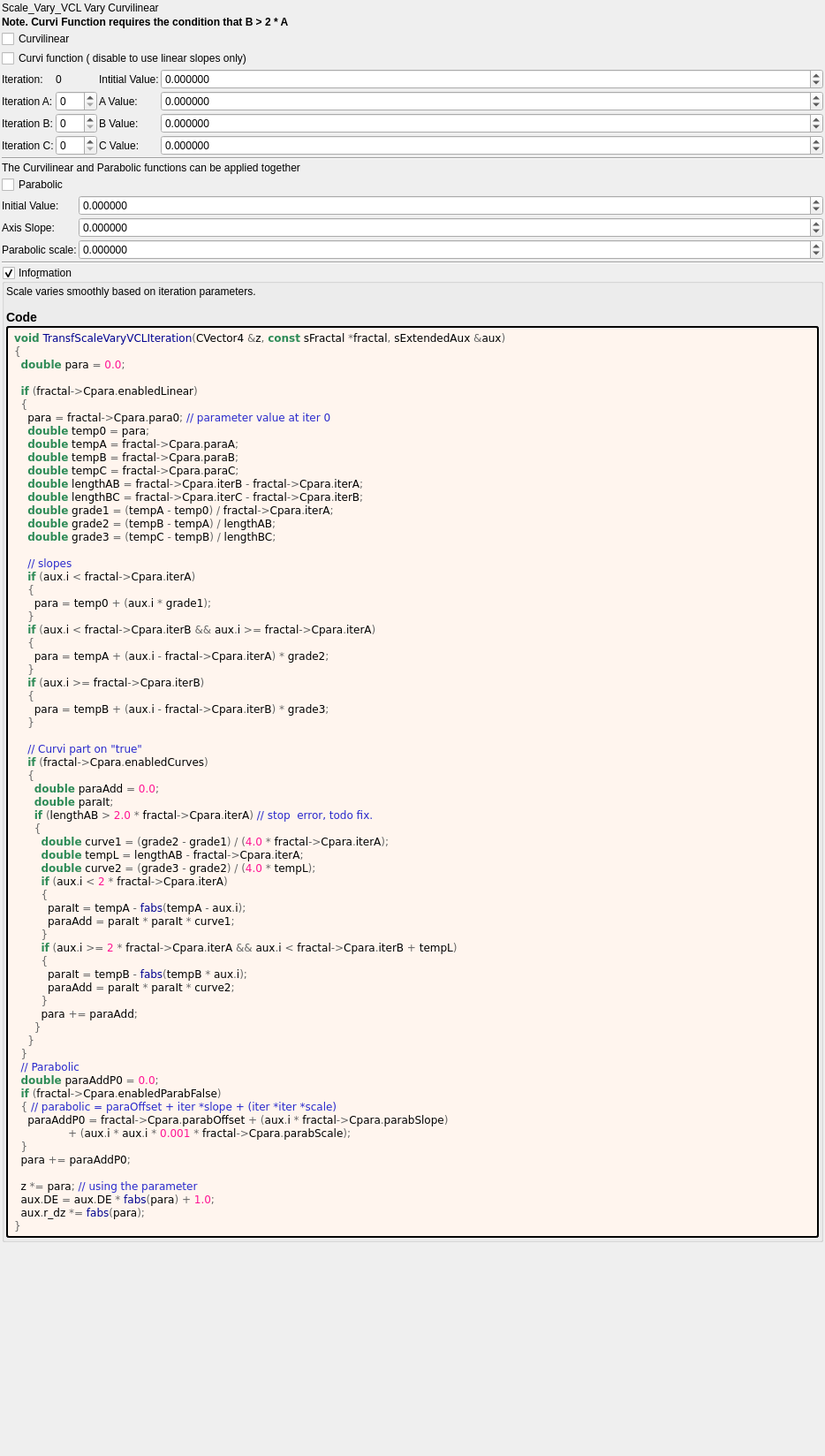
<?xml version="1.0" encoding="UTF-8"?>
<ui version="4.0">
 <class>Form</class>
 <widget class="QWidget" name="Form">
  <property name="geometry">
   <rect>
    <x>0</x>
    <y>0</y>
    <width>934</width>
    <height>1648</height>
   </rect>
  </property>
  <property name="windowTitle">
   <string notr="true">transf_scale_vary_vcl</string>
  </property>
  <layout class="QVBoxLayout" name="verticalLayout">
   <property name="spacing">
    <number>2</number>
   </property>
   <property name="leftMargin">
    <number>2</number>
   </property>
   <property name="topMargin">
    <number>2</number>
   </property>
   <property name="rightMargin">
    <number>2</number>
   </property>
   <property name="bottomMargin">
    <number>2</number>
   </property>
   <item>
    <widget class="QLabel" name="label_93">
     <property name="text">
      <string>Scale_Vary_VCL Vary Curvilinear</string>
     </property>
    </widget>
   </item>
   <item>
    <widget class="QLabel" name="label_99">
     <property name="font">
      <font>
       <weight>75</weight>
       <bold>true</bold>
      </font>
     </property>
     <property name="text">
      <string>Note. Curvi Function requires the condition that B &gt; 2 * A</string>
     </property>
     <property name="wordWrap">
      <bool>true</bool>
     </property>
    </widget>
   </item>
   <item>
    <layout class="QGridLayout" name="gridLayout_36" columnstretch="0,0,0,1">
     <property name="spacing">
      <number>2</number>
     </property>
     <item row="5" column="2">
      <widget class="QLabel" name="label_95">
       <property name="text">
        <string>B Value:</string>
       </property>
      </widget>
     </item>
     <item row="3" column="2">
      <widget class="QLabel" name="label_94">
       <property name="text">
        <string>Intitial Value:</string>
       </property>
      </widget>
     </item>
     <item row="6" column="1">
      <widget class="MySpinBox" name="spinboxInt_Cpara_iterC">
       <property name="sizePolicy">
        <sizepolicy hsizetype="Minimum" vsizetype="Maximum">
         <horstretch>0</horstretch>
         <verstretch>0</verstretch>
        </sizepolicy>
       </property>
       <property name="maximum">
        <number>999</number>
       </property>
      </widget>
     </item>
     <item row="3" column="3">
      <widget class="MyDoubleSpinBox" name="spinbox_Cpara_para0">
       <property name="sizePolicy">
        <sizepolicy hsizetype="Minimum" vsizetype="Maximum">
         <horstretch>0</horstretch>
         <verstretch>0</verstretch>
        </sizepolicy>
       </property>
       <property name="prefix">
        <string/>
       </property>
       <property name="suffix">
        <string/>
       </property>
       <property name="decimals">
        <number>6</number>
       </property>
       <property name="minimum">
        <double>-99.000000000000000</double>
       </property>
       <property name="maximum">
        <double>99.000000000000000</double>
       </property>
       <property name="singleStep">
        <double>0.100000000000000</double>
       </property>
      </widget>
     </item>
     <item row="5" column="3">
      <widget class="MyDoubleSpinBox" name="spinbox_Cpara_paraB">
       <property name="sizePolicy">
        <sizepolicy hsizetype="Minimum" vsizetype="Maximum">
         <horstretch>0</horstretch>
         <verstretch>0</verstretch>
        </sizepolicy>
       </property>
       <property name="prefix">
        <string/>
       </property>
       <property name="suffix">
        <string/>
       </property>
       <property name="decimals">
        <number>6</number>
       </property>
       <property name="minimum">
        <double>-99.000000000000000</double>
       </property>
       <property name="maximum">
        <double>99.000000000000000</double>
       </property>
       <property name="singleStep">
        <double>0.100000000000000</double>
       </property>
      </widget>
     </item>
     <item row="4" column="2">
      <widget class="QLabel" name="label_92">
       <property name="text">
        <string>A Value:</string>
       </property>
      </widget>
     </item>
     <item row="4" column="3">
      <widget class="MyDoubleSpinBox" name="spinbox_Cpara_paraA">
       <property name="sizePolicy">
        <sizepolicy hsizetype="Minimum" vsizetype="Maximum">
         <horstretch>0</horstretch>
         <verstretch>0</verstretch>
        </sizepolicy>
       </property>
       <property name="prefix">
        <string/>
       </property>
       <property name="suffix">
        <string/>
       </property>
       <property name="decimals">
        <number>6</number>
       </property>
       <property name="minimum">
        <double>-99.000000000000000</double>
       </property>
       <property name="maximum">
        <double>99.000000000000000</double>
       </property>
       <property name="singleStep">
        <double>0.100000000000000</double>
       </property>
      </widget>
     </item>
     <item row="5" column="1">
      <widget class="MySpinBox" name="spinboxInt_Cpara_iterB">
       <property name="sizePolicy">
        <sizepolicy hsizetype="Minimum" vsizetype="Maximum">
         <horstretch>0</horstretch>
         <verstretch>0</verstretch>
        </sizepolicy>
       </property>
       <property name="maximum">
        <number>999</number>
       </property>
      </widget>
     </item>
     <item row="3" column="0">
      <widget class="QLabel" name="label_171">
       <property name="text">
        <string>Iteration:</string>
       </property>
      </widget>
     </item>
     <item row="5" column="0">
      <widget class="QLabel" name="label_173">
       <property name="text">
        <string>Iteration B:</string>
       </property>
      </widget>
     </item>
     <item row="4" column="0">
      <widget class="QLabel" name="label_172">
       <property name="text">
        <string>Iteration A:</string>
       </property>
      </widget>
     </item>
     <item row="6" column="0">
      <widget class="QLabel" name="label_175">
       <property name="text">
        <string>Iteration C:</string>
       </property>
      </widget>
     </item>
     <item row="6" column="2">
      <widget class="QLabel" name="label_96">
       <property name="text">
        <string>C Value:</string>
       </property>
      </widget>
     </item>
     <item row="3" column="1">
      <widget class="QLabel" name="label_174">
       <property name="text">
        <string notr="true">0</string>
       </property>
      </widget>
     </item>
     <item row="4" column="1">
      <widget class="MySpinBox" name="spinboxInt_Cpara_iterA">
       <property name="sizePolicy">
        <sizepolicy hsizetype="Minimum" vsizetype="Maximum">
         <horstretch>0</horstretch>
         <verstretch>0</verstretch>
        </sizepolicy>
       </property>
       <property name="maximum">
        <number>999</number>
       </property>
      </widget>
     </item>
     <item row="6" column="3">
      <widget class="MyDoubleSpinBox" name="spinbox_Cpara_paraC">
       <property name="sizePolicy">
        <sizepolicy hsizetype="Minimum" vsizetype="Maximum">
         <horstretch>0</horstretch>
         <verstretch>0</verstretch>
        </sizepolicy>
       </property>
       <property name="prefix">
        <string/>
       </property>
       <property name="suffix">
        <string/>
       </property>
       <property name="decimals">
        <number>6</number>
       </property>
       <property name="minimum">
        <double>-99.000000000000000</double>
       </property>
       <property name="maximum">
        <double>99.000000000000000</double>
       </property>
       <property name="singleStep">
        <double>0.100000000000000</double>
       </property>
      </widget>
     </item>
     <item row="2" column="0" colspan="4">
      <widget class="QCheckBox" name="checkBox_Cpara_enabledCurves">
       <property name="text">
        <string>Curvi function ( disable to use linear slopes only)</string>
       </property>
      </widget>
     </item>
     <item row="1" column="0" colspan="4">
      <widget class="QCheckBox" name="checkBox_Cpara_enabledLinear">
       <property name="text">
        <string>Curvilinear</string>
       </property>
      </widget>
     </item>
    </layout>
   </item>
   <item>
    <widget class="Line" name="line_2">
     <property name="orientation">
      <enum>Qt::Horizontal</enum>
     </property>
    </widget>
   </item>
   <item>
    <widget class="QLabel" name="label_97">
     <property name="text">
      <string>The Curvilinear and Parabolic functions can be applied together</string>
     </property>
     <property name="wordWrap">
      <bool>true</bool>
     </property>
    </widget>
   </item>
   <item>
    <layout class="QGridLayout" name="gridLayout_37" columnstretch="0,1">
     <property name="spacing">
      <number>2</number>
     </property>
     <item row="0" column="0">
      <widget class="QCheckBox" name="checkBox_Cpara_enabledParab_false">
       <property name="text">
        <string>Parabolic</string>
       </property>
      </widget>
     </item>
     <item row="2" column="1">
      <widget class="MyDoubleSpinBox" name="spinbox_Cpara_parab_slope">
       <property name="sizePolicy">
        <sizepolicy hsizetype="Minimum" vsizetype="Maximum">
         <horstretch>0</horstretch>
         <verstretch>0</verstretch>
        </sizepolicy>
       </property>
       <property name="prefix">
        <string/>
       </property>
       <property name="suffix">
        <string/>
       </property>
       <property name="decimals">
        <number>6</number>
       </property>
       <property name="minimum">
        <double>-99.000000000000000</double>
       </property>
       <property name="maximum">
        <double>99.000000000000000</double>
       </property>
       <property name="singleStep">
        <double>0.100000000000000</double>
       </property>
      </widget>
     </item>
     <item row="3" column="0">
      <widget class="QLabel" name="label_98">
       <property name="text">
        <string>Parabolic scale:</string>
       </property>
      </widget>
     </item>
     <item row="3" column="1">
      <widget class="MyDoubleSpinBox" name="spinbox_Cpara_parab_scale">
       <property name="sizePolicy">
        <sizepolicy hsizetype="Minimum" vsizetype="Maximum">
         <horstretch>0</horstretch>
         <verstretch>0</verstretch>
        </sizepolicy>
       </property>
       <property name="prefix">
        <string/>
       </property>
       <property name="suffix">
        <string/>
       </property>
       <property name="decimals">
        <number>6</number>
       </property>
       <property name="minimum">
        <double>-9999.000000000000000</double>
       </property>
       <property name="maximum">
        <double>9999.000000000000000</double>
       </property>
       <property name="singleStep">
        <double>0.100000000000000</double>
       </property>
      </widget>
     </item>
     <item row="2" column="0">
      <widget class="QLabel" name="label_101">
       <property name="text">
        <string>Axis Slope:</string>
       </property>
      </widget>
     </item>
     <item row="1" column="1">
      <widget class="MyDoubleSpinBox" name="spinbox_Cpara_parab_offset">
       <property name="sizePolicy">
        <sizepolicy hsizetype="Minimum" vsizetype="Maximum">
         <horstretch>0</horstretch>
         <verstretch>0</verstretch>
        </sizepolicy>
       </property>
       <property name="prefix">
        <string/>
       </property>
       <property name="suffix">
        <string/>
       </property>
       <property name="decimals">
        <number>6</number>
       </property>
       <property name="minimum">
        <double>-99.000000000000000</double>
       </property>
       <property name="maximum">
        <double>99.000000000000000</double>
       </property>
       <property name="singleStep">
        <double>0.100000000000000</double>
       </property>
      </widget>
     </item>
     <item row="1" column="0">
      <widget class="QLabel" name="label_100">
       <property name="text">
        <string>Initial Value:</string>
       </property>
      </widget>
     </item>
    </layout>
   </item>
   <item>
    <widget class="Line" name="line">
     <property name="orientation">
      <enum>Qt::Horizontal</enum>
     </property>
    </widget>
   </item>
   <item>
    <widget class="MyGroupBox" name="groupCheck_info">
     <property name="title">
      <string>Info&amp;rmation</string>
     </property>
     <property name="flat">
      <bool>false</bool>
     </property>
     <property name="checkable">
      <bool>true</bool>
     </property>
     <layout class="QVBoxLayout" name="verticalLayout_2">
      <property name="spacing">
       <number>2</number>
      </property>
      <property name="leftMargin">
       <number>2</number>
      </property>
      <property name="topMargin">
       <number>2</number>
      </property>
      <property name="rightMargin">
       <number>2</number>
      </property>
      <property name="bottomMargin">
       <number>2</number>
      </property>
      <item>
       <widget class="QLabel" name="label_information_general">
        <property name="text">
         <string notr="true">&lt;p&gt;Scale varies smoothly based on iteration parameters.&lt;/p&gt;&lt;table&gt;
&lt;/table&gt;
&lt;h3&gt;Code&lt;/h3&gt;</string>
        </property>
        <property name="wordWrap">
         <bool>true</bool>
        </property>
        <property name="openExternalLinks">
         <bool>true</bool>
        </property>
        <property name="textInteractionFlags">
         <set>Qt::LinksAccessibleByMouse|Qt::TextSelectableByMouse</set>
        </property>
       </widget>
      </item>
      <item>
       <widget class="QLabel" name="label_code_content">
        <property name="styleSheet">
         <string notr="true">border-style: outset; border-width: 2px; border-radius: 3px; border-color: black; background-color: #fff5ee; padding: 4px;</string>
        </property>
        <property name="text">
         <string notr="true">&lt;body style=&quot;background-color:#fff5ee&quot;&gt;
&lt;pre style=&quot;color:#000000; background-color:#fff5ee;  font-family:'Courier New',monospace;&quot;&gt;&lt;span style=&quot;color:#2e8b57; font-weight:bold&quot;&gt;void&lt;/span&gt; &lt;span style=&quot;color:#00008f&quot;&gt;TransfScaleVaryVCLIteration&lt;/span&gt;&lt;span style=&quot;color:#676767&quot;&gt;(&lt;/span&gt;CVector4 &lt;span style=&quot;color:#676767&quot;&gt;&amp;amp;&lt;/span&gt;z&lt;span style=&quot;color:#676767&quot;&gt;,&lt;/span&gt; &lt;span style=&quot;color:#2e8b57; font-weight:bold&quot;&gt;const&lt;/span&gt; sFractal &lt;span style=&quot;color:#676767&quot;&gt;*&lt;/span&gt;fractal&lt;span style=&quot;color:#676767&quot;&gt;,&lt;/span&gt; sExtendedAux &lt;span style=&quot;color:#676767&quot;&gt;&amp;amp;&lt;/span&gt;aux&lt;span style=&quot;color:#676767&quot;&gt;)&lt;/span&gt;
&lt;span style=&quot;color:#676767&quot;&gt;{&lt;/span&gt;
  &lt;span style=&quot;color:#2e8b57; font-weight:bold&quot;&gt;double&lt;/span&gt; para &lt;span style=&quot;color:#676767&quot;&gt;=&lt;/span&gt; &lt;span style=&quot;color:#ff1493&quot;&gt;0.0&lt;/span&gt;&lt;span style=&quot;color:#676767&quot;&gt;;&lt;/span&gt;

  &lt;span style=&quot;color:#2e8b57; font-weight:bold&quot;&gt;if&lt;/span&gt; &lt;span style=&quot;color:#676767&quot;&gt;(&lt;/span&gt;fractal&lt;span style=&quot;color:#676767&quot;&gt;-&amp;gt;&lt;/span&gt;Cpara&lt;span style=&quot;color:#676767&quot;&gt;.&lt;/span&gt;enabledLinear&lt;span style=&quot;color:#676767&quot;&gt;)&lt;/span&gt;
  &lt;span style=&quot;color:#676767&quot;&gt;{&lt;/span&gt;
    para &lt;span style=&quot;color:#676767&quot;&gt;=&lt;/span&gt; fractal&lt;span style=&quot;color:#676767&quot;&gt;-&amp;gt;&lt;/span&gt;Cpara&lt;span style=&quot;color:#676767&quot;&gt;.&lt;/span&gt;para0&lt;span style=&quot;color:#676767&quot;&gt;;&lt;/span&gt; &lt;span style=&quot;color:#2929cc&quot;&gt;// parameter value at iter 0&lt;/span&gt;
    &lt;span style=&quot;color:#2e8b57; font-weight:bold&quot;&gt;double&lt;/span&gt; temp0 &lt;span style=&quot;color:#676767&quot;&gt;=&lt;/span&gt; para&lt;span style=&quot;color:#676767&quot;&gt;;&lt;/span&gt;
    &lt;span style=&quot;color:#2e8b57; font-weight:bold&quot;&gt;double&lt;/span&gt; tempA &lt;span style=&quot;color:#676767&quot;&gt;=&lt;/span&gt; fractal&lt;span style=&quot;color:#676767&quot;&gt;-&amp;gt;&lt;/span&gt;Cpara&lt;span style=&quot;color:#676767&quot;&gt;.&lt;/span&gt;paraA&lt;span style=&quot;color:#676767&quot;&gt;;&lt;/span&gt;
    &lt;span style=&quot;color:#2e8b57; font-weight:bold&quot;&gt;double&lt;/span&gt; tempB &lt;span style=&quot;color:#676767&quot;&gt;=&lt;/span&gt; fractal&lt;span style=&quot;color:#676767&quot;&gt;-&amp;gt;&lt;/span&gt;Cpara&lt;span style=&quot;color:#676767&quot;&gt;.&lt;/span&gt;paraB&lt;span style=&quot;color:#676767&quot;&gt;;&lt;/span&gt;
    &lt;span style=&quot;color:#2e8b57; font-weight:bold&quot;&gt;double&lt;/span&gt; tempC &lt;span style=&quot;color:#676767&quot;&gt;=&lt;/span&gt; fractal&lt;span style=&quot;color:#676767&quot;&gt;-&amp;gt;&lt;/span&gt;Cpara&lt;span style=&quot;color:#676767&quot;&gt;.&lt;/span&gt;paraC&lt;span style=&quot;color:#676767&quot;&gt;;&lt;/span&gt;
    &lt;span style=&quot;color:#2e8b57; font-weight:bold&quot;&gt;double&lt;/span&gt; lengthAB &lt;span style=&quot;color:#676767&quot;&gt;=&lt;/span&gt; fractal&lt;span style=&quot;color:#676767&quot;&gt;-&amp;gt;&lt;/span&gt;Cpara&lt;span style=&quot;color:#676767&quot;&gt;.&lt;/span&gt;iterB &lt;span style=&quot;color:#676767&quot;&gt;-&lt;/span&gt; fractal&lt;span style=&quot;color:#676767&quot;&gt;-&amp;gt;&lt;/span&gt;Cpara&lt;span style=&quot;color:#676767&quot;&gt;.&lt;/span&gt;iterA&lt;span style=&quot;color:#676767&quot;&gt;;&lt;/span&gt;
    &lt;span style=&quot;color:#2e8b57; font-weight:bold&quot;&gt;double&lt;/span&gt; lengthBC &lt;span style=&quot;color:#676767&quot;&gt;=&lt;/span&gt; fractal&lt;span style=&quot;color:#676767&quot;&gt;-&amp;gt;&lt;/span&gt;Cpara&lt;span style=&quot;color:#676767&quot;&gt;.&lt;/span&gt;iterC &lt;span style=&quot;color:#676767&quot;&gt;-&lt;/span&gt; fractal&lt;span style=&quot;color:#676767&quot;&gt;-&amp;gt;&lt;/span&gt;Cpara&lt;span style=&quot;color:#676767&quot;&gt;.&lt;/span&gt;iterB&lt;span style=&quot;color:#676767&quot;&gt;;&lt;/span&gt;
    &lt;span style=&quot;color:#2e8b57; font-weight:bold&quot;&gt;double&lt;/span&gt; grade1 &lt;span style=&quot;color:#676767&quot;&gt;= (&lt;/span&gt;tempA &lt;span style=&quot;color:#676767&quot;&gt;-&lt;/span&gt; temp0&lt;span style=&quot;color:#676767&quot;&gt;) /&lt;/span&gt; fractal&lt;span style=&quot;color:#676767&quot;&gt;-&amp;gt;&lt;/span&gt;Cpara&lt;span style=&quot;color:#676767&quot;&gt;.&lt;/span&gt;iterA&lt;span style=&quot;color:#676767&quot;&gt;;&lt;/span&gt;
    &lt;span style=&quot;color:#2e8b57; font-weight:bold&quot;&gt;double&lt;/span&gt; grade2 &lt;span style=&quot;color:#676767&quot;&gt;= (&lt;/span&gt;tempB &lt;span style=&quot;color:#676767&quot;&gt;-&lt;/span&gt; tempA&lt;span style=&quot;color:#676767&quot;&gt;) /&lt;/span&gt; lengthAB&lt;span style=&quot;color:#676767&quot;&gt;;&lt;/span&gt;
    &lt;span style=&quot;color:#2e8b57; font-weight:bold&quot;&gt;double&lt;/span&gt; grade3 &lt;span style=&quot;color:#676767&quot;&gt;= (&lt;/span&gt;tempC &lt;span style=&quot;color:#676767&quot;&gt;-&lt;/span&gt; tempB&lt;span style=&quot;color:#676767&quot;&gt;) /&lt;/span&gt; lengthBC&lt;span style=&quot;color:#676767&quot;&gt;;&lt;/span&gt;

    &lt;span style=&quot;color:#2929cc&quot;&gt;// slopes&lt;/span&gt;
    &lt;span style=&quot;color:#2e8b57; font-weight:bold&quot;&gt;if&lt;/span&gt; &lt;span style=&quot;color:#676767&quot;&gt;(&lt;/span&gt;aux&lt;span style=&quot;color:#676767&quot;&gt;.&lt;/span&gt;i &lt;span style=&quot;color:#676767&quot;&gt;&amp;lt;&lt;/span&gt; fractal&lt;span style=&quot;color:#676767&quot;&gt;-&amp;gt;&lt;/span&gt;Cpara&lt;span style=&quot;color:#676767&quot;&gt;.&lt;/span&gt;iterA&lt;span style=&quot;color:#676767&quot;&gt;)&lt;/span&gt;
    &lt;span style=&quot;color:#676767&quot;&gt;{&lt;/span&gt;
      para &lt;span style=&quot;color:#676767&quot;&gt;=&lt;/span&gt; temp0 &lt;span style=&quot;color:#676767&quot;&gt;+ (&lt;/span&gt;aux&lt;span style=&quot;color:#676767&quot;&gt;.&lt;/span&gt;i &lt;span style=&quot;color:#676767&quot;&gt;*&lt;/span&gt; grade1&lt;span style=&quot;color:#676767&quot;&gt;);&lt;/span&gt;
    &lt;span style=&quot;color:#676767&quot;&gt;}&lt;/span&gt;
    &lt;span style=&quot;color:#2e8b57; font-weight:bold&quot;&gt;if&lt;/span&gt; &lt;span style=&quot;color:#676767&quot;&gt;(&lt;/span&gt;aux&lt;span style=&quot;color:#676767&quot;&gt;.&lt;/span&gt;i &lt;span style=&quot;color:#676767&quot;&gt;&amp;lt;&lt;/span&gt; fractal&lt;span style=&quot;color:#676767&quot;&gt;-&amp;gt;&lt;/span&gt;Cpara&lt;span style=&quot;color:#676767&quot;&gt;.&lt;/span&gt;iterB &lt;span style=&quot;color:#676767&quot;&gt;&amp;amp;&amp;amp;&lt;/span&gt; aux&lt;span style=&quot;color:#676767&quot;&gt;.&lt;/span&gt;i &lt;span style=&quot;color:#676767&quot;&gt;&amp;gt;=&lt;/span&gt; fractal&lt;span style=&quot;color:#676767&quot;&gt;-&amp;gt;&lt;/span&gt;Cpara&lt;span style=&quot;color:#676767&quot;&gt;.&lt;/span&gt;iterA&lt;span style=&quot;color:#676767&quot;&gt;)&lt;/span&gt;
    &lt;span style=&quot;color:#676767&quot;&gt;{&lt;/span&gt;
      para &lt;span style=&quot;color:#676767&quot;&gt;=&lt;/span&gt; tempA &lt;span style=&quot;color:#676767&quot;&gt;+ (&lt;/span&gt;aux&lt;span style=&quot;color:#676767&quot;&gt;.&lt;/span&gt;i &lt;span style=&quot;color:#676767&quot;&gt;-&lt;/span&gt; fractal&lt;span style=&quot;color:#676767&quot;&gt;-&amp;gt;&lt;/span&gt;Cpara&lt;span style=&quot;color:#676767&quot;&gt;.&lt;/span&gt;iterA&lt;span style=&quot;color:#676767&quot;&gt;) *&lt;/span&gt; grade2&lt;span style=&quot;color:#676767&quot;&gt;;&lt;/span&gt;
    &lt;span style=&quot;color:#676767&quot;&gt;}&lt;/span&gt;
    &lt;span style=&quot;color:#2e8b57; font-weight:bold&quot;&gt;if&lt;/span&gt; &lt;span style=&quot;color:#676767&quot;&gt;(&lt;/span&gt;aux&lt;span style=&quot;color:#676767&quot;&gt;.&lt;/span&gt;i &lt;span style=&quot;color:#676767&quot;&gt;&amp;gt;=&lt;/span&gt; fractal&lt;span style=&quot;color:#676767&quot;&gt;-&amp;gt;&lt;/span&gt;Cpara&lt;span style=&quot;color:#676767&quot;&gt;.&lt;/span&gt;iterB&lt;span style=&quot;color:#676767&quot;&gt;)&lt;/span&gt;
    &lt;span style=&quot;color:#676767&quot;&gt;{&lt;/span&gt;
      para &lt;span style=&quot;color:#676767&quot;&gt;=&lt;/span&gt; tempB &lt;span style=&quot;color:#676767&quot;&gt;+ (&lt;/span&gt;aux&lt;span style=&quot;color:#676767&quot;&gt;.&lt;/span&gt;i &lt;span style=&quot;color:#676767&quot;&gt;-&lt;/span&gt; fractal&lt;span style=&quot;color:#676767&quot;&gt;-&amp;gt;&lt;/span&gt;Cpara&lt;span style=&quot;color:#676767&quot;&gt;.&lt;/span&gt;iterB&lt;span style=&quot;color:#676767&quot;&gt;) *&lt;/span&gt; grade3&lt;span style=&quot;color:#676767&quot;&gt;;&lt;/span&gt;
    &lt;span style=&quot;color:#676767&quot;&gt;}&lt;/span&gt;

    &lt;span style=&quot;color:#2929cc&quot;&gt;// Curvi part on &amp;quot;true&amp;quot;&lt;/span&gt;
    &lt;span style=&quot;color:#2e8b57; font-weight:bold&quot;&gt;if&lt;/span&gt; &lt;span style=&quot;color:#676767&quot;&gt;(&lt;/span&gt;fractal&lt;span style=&quot;color:#676767&quot;&gt;-&amp;gt;&lt;/span&gt;Cpara&lt;span style=&quot;color:#676767&quot;&gt;.&lt;/span&gt;enabledCurves&lt;span style=&quot;color:#676767&quot;&gt;)&lt;/span&gt;
    &lt;span style=&quot;color:#676767&quot;&gt;{&lt;/span&gt;
      &lt;span style=&quot;color:#2e8b57; font-weight:bold&quot;&gt;double&lt;/span&gt; paraAdd &lt;span style=&quot;color:#676767&quot;&gt;=&lt;/span&gt; &lt;span style=&quot;color:#ff1493&quot;&gt;0.0&lt;/span&gt;&lt;span style=&quot;color:#676767&quot;&gt;;&lt;/span&gt;
      &lt;span style=&quot;color:#2e8b57; font-weight:bold&quot;&gt;double&lt;/span&gt; paraIt&lt;span style=&quot;color:#676767&quot;&gt;;&lt;/span&gt;
      &lt;span style=&quot;color:#2e8b57; font-weight:bold&quot;&gt;if&lt;/span&gt; &lt;span style=&quot;color:#676767&quot;&gt;(&lt;/span&gt;lengthAB &lt;span style=&quot;color:#676767&quot;&gt;&amp;gt;&lt;/span&gt; &lt;span style=&quot;color:#ff1493&quot;&gt;2.0&lt;/span&gt; &lt;span style=&quot;color:#676767&quot;&gt;*&lt;/span&gt; fractal&lt;span style=&quot;color:#676767&quot;&gt;-&amp;gt;&lt;/span&gt;Cpara&lt;span style=&quot;color:#676767&quot;&gt;.&lt;/span&gt;iterA&lt;span style=&quot;color:#676767&quot;&gt;)&lt;/span&gt; &lt;span style=&quot;color:#2929cc&quot;&gt;// stop  error, todo fix.&lt;/span&gt;
      &lt;span style=&quot;color:#676767&quot;&gt;{&lt;/span&gt;
        &lt;span style=&quot;color:#2e8b57; font-weight:bold&quot;&gt;double&lt;/span&gt; curve1 &lt;span style=&quot;color:#676767&quot;&gt;= (&lt;/span&gt;grade2 &lt;span style=&quot;color:#676767&quot;&gt;-&lt;/span&gt; grade1&lt;span style=&quot;color:#676767&quot;&gt;) / (&lt;/span&gt;&lt;span style=&quot;color:#ff1493&quot;&gt;4.0&lt;/span&gt; &lt;span style=&quot;color:#676767&quot;&gt;*&lt;/span&gt; fractal&lt;span style=&quot;color:#676767&quot;&gt;-&amp;gt;&lt;/span&gt;Cpara&lt;span style=&quot;color:#676767&quot;&gt;.&lt;/span&gt;iterA&lt;span style=&quot;color:#676767&quot;&gt;);&lt;/span&gt;
        &lt;span style=&quot;color:#2e8b57; font-weight:bold&quot;&gt;double&lt;/span&gt; tempL &lt;span style=&quot;color:#676767&quot;&gt;=&lt;/span&gt; lengthAB &lt;span style=&quot;color:#676767&quot;&gt;-&lt;/span&gt; fractal&lt;span style=&quot;color:#676767&quot;&gt;-&amp;gt;&lt;/span&gt;Cpara&lt;span style=&quot;color:#676767&quot;&gt;.&lt;/span&gt;iterA&lt;span style=&quot;color:#676767&quot;&gt;;&lt;/span&gt;
        &lt;span style=&quot;color:#2e8b57; font-weight:bold&quot;&gt;double&lt;/span&gt; curve2 &lt;span style=&quot;color:#676767&quot;&gt;= (&lt;/span&gt;grade3 &lt;span style=&quot;color:#676767&quot;&gt;-&lt;/span&gt; grade2&lt;span style=&quot;color:#676767&quot;&gt;) / (&lt;/span&gt;&lt;span style=&quot;color:#ff1493&quot;&gt;4.0&lt;/span&gt; &lt;span style=&quot;color:#676767&quot;&gt;*&lt;/span&gt; tempL&lt;span style=&quot;color:#676767&quot;&gt;);&lt;/span&gt;
        &lt;span style=&quot;color:#2e8b57; font-weight:bold&quot;&gt;if&lt;/span&gt; &lt;span style=&quot;color:#676767&quot;&gt;(&lt;/span&gt;aux&lt;span style=&quot;color:#676767&quot;&gt;.&lt;/span&gt;i &lt;span style=&quot;color:#676767&quot;&gt;&amp;lt;&lt;/span&gt; &lt;span style=&quot;color:#ff1493&quot;&gt;2&lt;/span&gt; &lt;span style=&quot;color:#676767&quot;&gt;*&lt;/span&gt; fractal&lt;span style=&quot;color:#676767&quot;&gt;-&amp;gt;&lt;/span&gt;Cpara&lt;span style=&quot;color:#676767&quot;&gt;.&lt;/span&gt;iterA&lt;span style=&quot;color:#676767&quot;&gt;)&lt;/span&gt;
        &lt;span style=&quot;color:#676767&quot;&gt;{&lt;/span&gt;
          paraIt &lt;span style=&quot;color:#676767&quot;&gt;=&lt;/span&gt; tempA &lt;span style=&quot;color:#676767&quot;&gt;-&lt;/span&gt; &lt;span style=&quot;color:#00008f&quot;&gt;fabs&lt;/span&gt;&lt;span style=&quot;color:#676767&quot;&gt;(&lt;/span&gt;tempA &lt;span style=&quot;color:#676767&quot;&gt;-&lt;/span&gt; aux&lt;span style=&quot;color:#676767&quot;&gt;.&lt;/span&gt;i&lt;span style=&quot;color:#676767&quot;&gt;);&lt;/span&gt;
          paraAdd &lt;span style=&quot;color:#676767&quot;&gt;=&lt;/span&gt; paraIt &lt;span style=&quot;color:#676767&quot;&gt;*&lt;/span&gt; paraIt &lt;span style=&quot;color:#676767&quot;&gt;*&lt;/span&gt; curve1&lt;span style=&quot;color:#676767&quot;&gt;;&lt;/span&gt;
        &lt;span style=&quot;color:#676767&quot;&gt;}&lt;/span&gt;
        &lt;span style=&quot;color:#2e8b57; font-weight:bold&quot;&gt;if&lt;/span&gt; &lt;span style=&quot;color:#676767&quot;&gt;(&lt;/span&gt;aux&lt;span style=&quot;color:#676767&quot;&gt;.&lt;/span&gt;i &lt;span style=&quot;color:#676767&quot;&gt;&amp;gt;=&lt;/span&gt; &lt;span style=&quot;color:#ff1493&quot;&gt;2&lt;/span&gt; &lt;span style=&quot;color:#676767&quot;&gt;*&lt;/span&gt; fractal&lt;span style=&quot;color:#676767&quot;&gt;-&amp;gt;&lt;/span&gt;Cpara&lt;span style=&quot;color:#676767&quot;&gt;.&lt;/span&gt;iterA &lt;span style=&quot;color:#676767&quot;&gt;&amp;amp;&amp;amp;&lt;/span&gt; aux&lt;span style=&quot;color:#676767&quot;&gt;.&lt;/span&gt;i &lt;span style=&quot;color:#676767&quot;&gt;&amp;lt;&lt;/span&gt; fractal&lt;span style=&quot;color:#676767&quot;&gt;-&amp;gt;&lt;/span&gt;Cpara&lt;span style=&quot;color:#676767&quot;&gt;.&lt;/span&gt;iterB &lt;span style=&quot;color:#676767&quot;&gt;+&lt;/span&gt; tempL&lt;span style=&quot;color:#676767&quot;&gt;)&lt;/span&gt;
        &lt;span style=&quot;color:#676767&quot;&gt;{&lt;/span&gt;
          paraIt &lt;span style=&quot;color:#676767&quot;&gt;=&lt;/span&gt; tempB &lt;span style=&quot;color:#676767&quot;&gt;-&lt;/span&gt; &lt;span style=&quot;color:#00008f&quot;&gt;fabs&lt;/span&gt;&lt;span style=&quot;color:#676767&quot;&gt;(&lt;/span&gt;tempB &lt;span style=&quot;color:#676767&quot;&gt;*&lt;/span&gt; aux&lt;span style=&quot;color:#676767&quot;&gt;.&lt;/span&gt;i&lt;span style=&quot;color:#676767&quot;&gt;);&lt;/span&gt;
          paraAdd &lt;span style=&quot;color:#676767&quot;&gt;=&lt;/span&gt; paraIt &lt;span style=&quot;color:#676767&quot;&gt;*&lt;/span&gt; paraIt &lt;span style=&quot;color:#676767&quot;&gt;*&lt;/span&gt; curve2&lt;span style=&quot;color:#676767&quot;&gt;;&lt;/span&gt;
        &lt;span style=&quot;color:#676767&quot;&gt;}&lt;/span&gt;
        para &lt;span style=&quot;color:#676767&quot;&gt;+=&lt;/span&gt; paraAdd&lt;span style=&quot;color:#676767&quot;&gt;;&lt;/span&gt;
      &lt;span style=&quot;color:#676767&quot;&gt;}&lt;/span&gt;
    &lt;span style=&quot;color:#676767&quot;&gt;}&lt;/span&gt;
  &lt;span style=&quot;color:#676767&quot;&gt;}&lt;/span&gt;
  &lt;span style=&quot;color:#2929cc&quot;&gt;// Parabolic&lt;/span&gt;
  &lt;span style=&quot;color:#2e8b57; font-weight:bold&quot;&gt;double&lt;/span&gt; paraAddP0 &lt;span style=&quot;color:#676767&quot;&gt;=&lt;/span&gt; &lt;span style=&quot;color:#ff1493&quot;&gt;0.0&lt;/span&gt;&lt;span style=&quot;color:#676767&quot;&gt;;&lt;/span&gt;
  &lt;span style=&quot;color:#2e8b57; font-weight:bold&quot;&gt;if&lt;/span&gt; &lt;span style=&quot;color:#676767&quot;&gt;(&lt;/span&gt;fractal&lt;span style=&quot;color:#676767&quot;&gt;-&amp;gt;&lt;/span&gt;Cpara&lt;span style=&quot;color:#676767&quot;&gt;.&lt;/span&gt;enabledParabFalse&lt;span style=&quot;color:#676767&quot;&gt;)&lt;/span&gt;
  &lt;span style=&quot;color:#676767&quot;&gt;{&lt;/span&gt; &lt;span style=&quot;color:#2929cc&quot;&gt;// parabolic = paraOffset + iter *slope + (iter *iter *scale)&lt;/span&gt;
    paraAddP0 &lt;span style=&quot;color:#676767&quot;&gt;=&lt;/span&gt; fractal&lt;span style=&quot;color:#676767&quot;&gt;-&amp;gt;&lt;/span&gt;Cpara&lt;span style=&quot;color:#676767&quot;&gt;.&lt;/span&gt;parabOffset &lt;span style=&quot;color:#676767&quot;&gt;+ (&lt;/span&gt;aux&lt;span style=&quot;color:#676767&quot;&gt;.&lt;/span&gt;i &lt;span style=&quot;color:#676767&quot;&gt;*&lt;/span&gt; fractal&lt;span style=&quot;color:#676767&quot;&gt;-&amp;gt;&lt;/span&gt;Cpara&lt;span style=&quot;color:#676767&quot;&gt;.&lt;/span&gt;parabSlope&lt;span style=&quot;color:#676767&quot;&gt;)&lt;/span&gt;
                &lt;span style=&quot;color:#676767&quot;&gt;+ (&lt;/span&gt;aux&lt;span style=&quot;color:#676767&quot;&gt;.&lt;/span&gt;i &lt;span style=&quot;color:#676767&quot;&gt;*&lt;/span&gt; aux&lt;span style=&quot;color:#676767&quot;&gt;.&lt;/span&gt;i &lt;span style=&quot;color:#676767&quot;&gt;*&lt;/span&gt; &lt;span style=&quot;color:#ff1493&quot;&gt;0.001&lt;/span&gt; &lt;span style=&quot;color:#676767&quot;&gt;*&lt;/span&gt; fractal&lt;span style=&quot;color:#676767&quot;&gt;-&amp;gt;&lt;/span&gt;Cpara&lt;span style=&quot;color:#676767&quot;&gt;.&lt;/span&gt;parabScale&lt;span style=&quot;color:#676767&quot;&gt;);&lt;/span&gt;
  &lt;span style=&quot;color:#676767&quot;&gt;}&lt;/span&gt;
  para &lt;span style=&quot;color:#676767&quot;&gt;+=&lt;/span&gt; paraAddP0&lt;span style=&quot;color:#676767&quot;&gt;;&lt;/span&gt;

  z &lt;span style=&quot;color:#676767&quot;&gt;*=&lt;/span&gt; para&lt;span style=&quot;color:#676767&quot;&gt;;&lt;/span&gt; &lt;span style=&quot;color:#2929cc&quot;&gt;// using the parameter&lt;/span&gt;
  aux&lt;span style=&quot;color:#676767&quot;&gt;.&lt;/span&gt;DE &lt;span style=&quot;color:#676767&quot;&gt;=&lt;/span&gt; aux&lt;span style=&quot;color:#676767&quot;&gt;.&lt;/span&gt;DE &lt;span style=&quot;color:#676767&quot;&gt;*&lt;/span&gt; &lt;span style=&quot;color:#00008f&quot;&gt;fabs&lt;/span&gt;&lt;span style=&quot;color:#676767&quot;&gt;(&lt;/span&gt;para&lt;span style=&quot;color:#676767&quot;&gt;) +&lt;/span&gt; &lt;span style=&quot;color:#ff1493&quot;&gt;1.0&lt;/span&gt;&lt;span style=&quot;color:#676767&quot;&gt;;&lt;/span&gt;
  aux&lt;span style=&quot;color:#676767&quot;&gt;.&lt;/span&gt;r_dz &lt;span style=&quot;color:#676767&quot;&gt;*=&lt;/span&gt; &lt;span style=&quot;color:#00008f&quot;&gt;fabs&lt;/span&gt;&lt;span style=&quot;color:#676767&quot;&gt;(&lt;/span&gt;para&lt;span style=&quot;color:#676767&quot;&gt;);&lt;/span&gt;
&lt;span style=&quot;color:#676767&quot;&gt;}&lt;/span&gt;
&lt;/pre&gt;
&lt;/body&gt;</string>
        </property>
        <property name="wordWrap">
         <bool>true</bool>
        </property>
        <property name="openExternalLinks">
         <bool>true</bool>
        </property>
        <property name="textInteractionFlags">
         <set>Qt::LinksAccessibleByMouse|Qt::TextSelectableByMouse</set>
        </property>
       </widget>
      </item>
     </layout>
    </widget>
   </item>
   <item>
    <spacer name="verticalSpacer">
     <property name="orientation">
      <enum>Qt::Vertical</enum>
     </property>
     <property name="sizeHint" stdset="0">
      <size>
       <width>20</width>
       <height>40</height>
      </size>
     </property>
    </spacer>
   </item>
  </layout>
 </widget>
 <customwidgets>
  <customwidget>
   <class>MyDoubleSpinBox</class>
   <extends>QDoubleSpinBox</extends>
   <header>my_double_spin_box.h</header>
  </customwidget>
  <customwidget>
   <class>MyGroupBox</class>
   <extends>QGroupBox</extends>
   <header>my_group_box.h</header>
   <container>1</container>
  </customwidget>
  <customwidget>
   <class>MySpinBox</class>
   <extends>QSpinBox</extends>
   <header>my_spin_box.h</header>
  </customwidget>
 </customwidgets>
 <tabstops>
  <tabstop>checkBox_Cpara_enabledLinear</tabstop>
  <tabstop>spinbox_Cpara_para0</tabstop>
  <tabstop>spinboxInt_Cpara_iterA</tabstop>
  <tabstop>spinbox_Cpara_paraA</tabstop>
  <tabstop>spinboxInt_Cpara_iterB</tabstop>
  <tabstop>spinbox_Cpara_paraB</tabstop>
  <tabstop>spinboxInt_Cpara_iterC</tabstop>
  <tabstop>spinbox_Cpara_paraC</tabstop>
  <tabstop>checkBox_Cpara_enabledParab_false</tabstop>
  <tabstop>spinbox_Cpara_parab_offset</tabstop>
  <tabstop>spinbox_Cpara_parab_slope</tabstop>
  <tabstop>spinbox_Cpara_parab_scale</tabstop>
  <tabstop>groupCheck_info</tabstop>
 </tabstops>
 <resources/>
 <connections/>
</ui>
